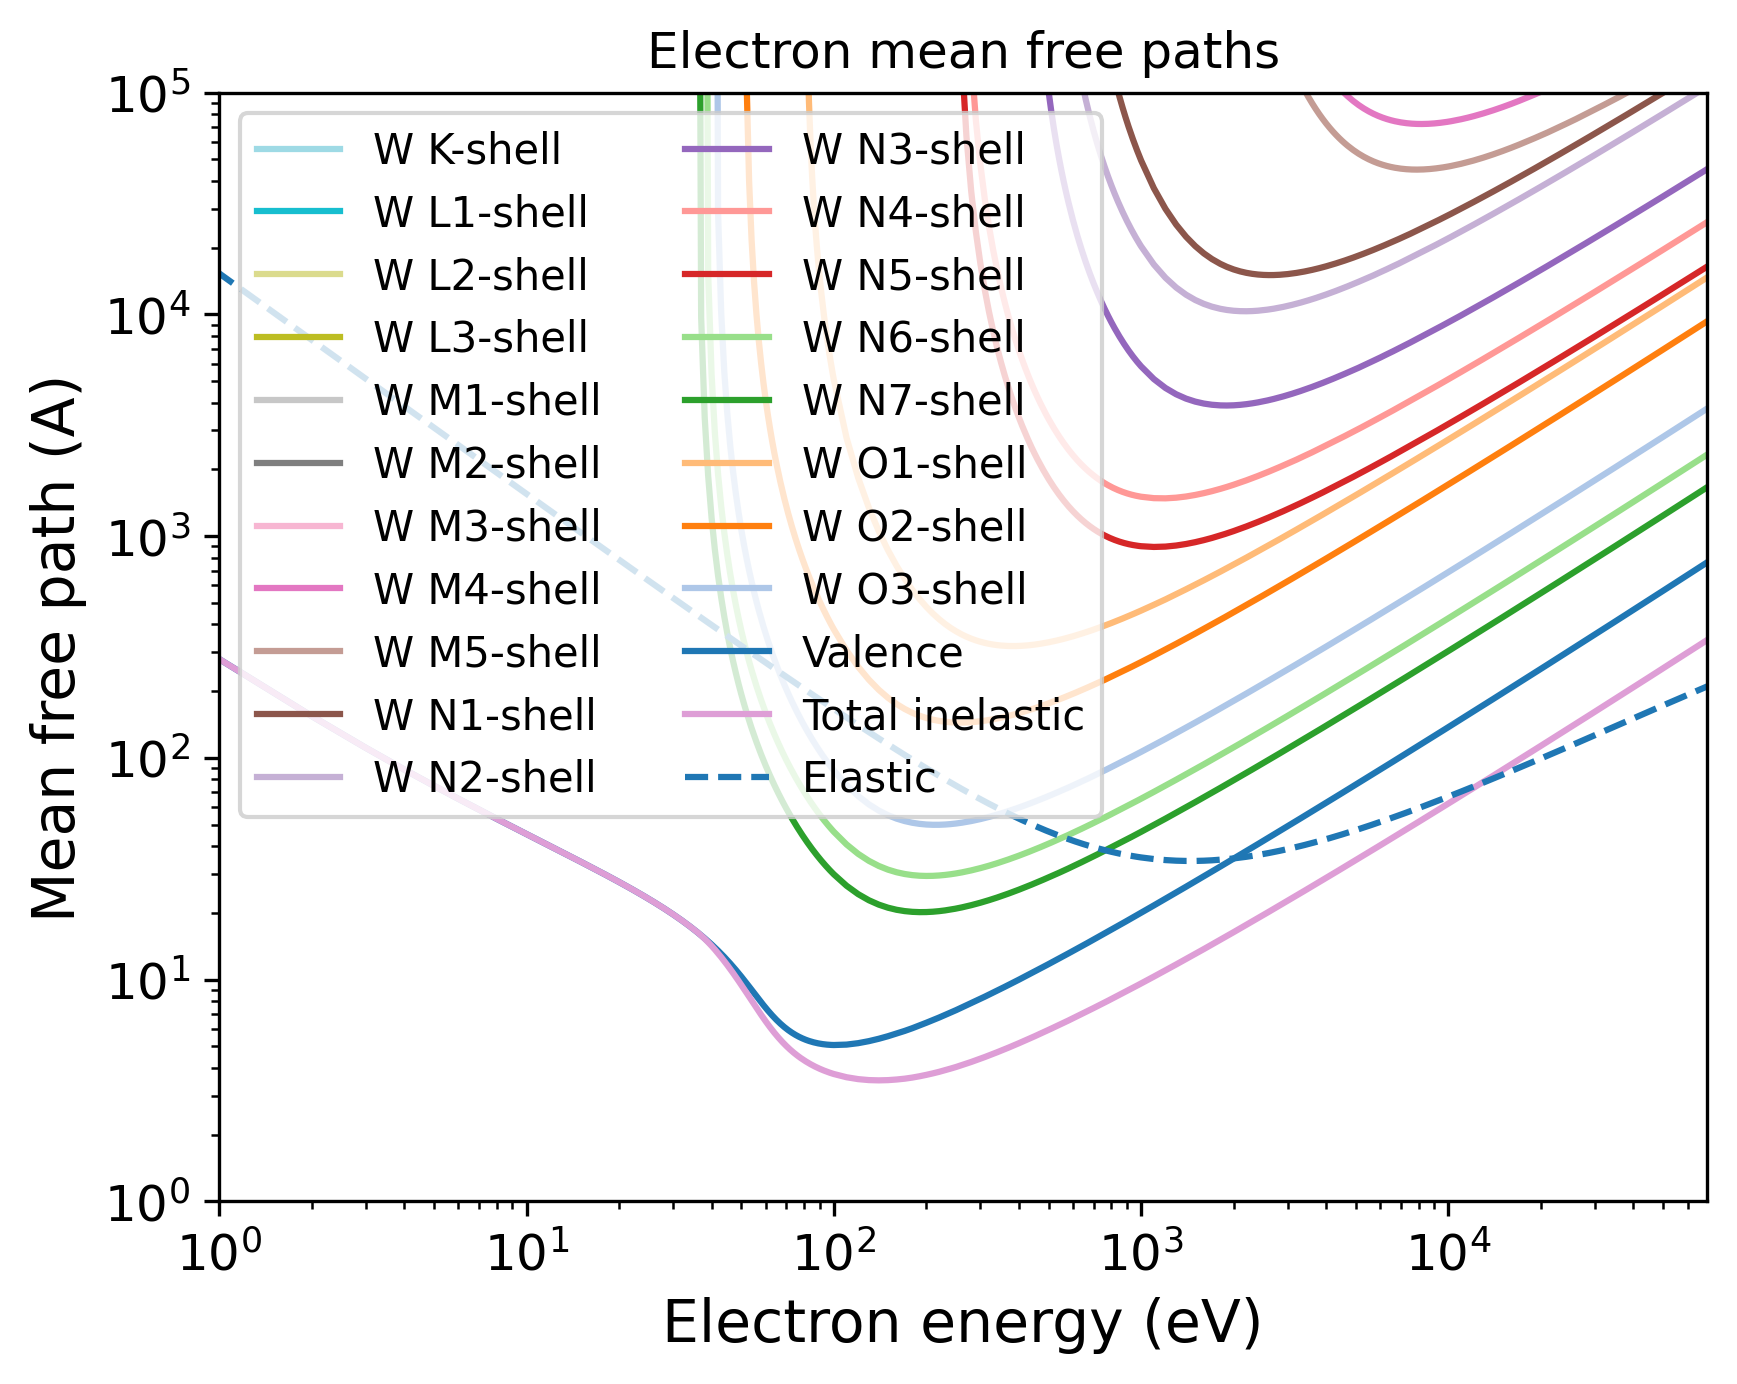

Write Python code to recreate this figure.
import pandas as pd
import numpy as np
import matplotlib.pyplot as plt
import matplotlib.cm as cm
# Set the format:
plt.xlabel("Electron energy (eV)", fontsize=14)
plt.ylabel("Mean free path (A)", fontsize=14)
plt.xticks(fontsize=12)
plt.yticks(fontsize=12)
plt.grid(False)
# Set the axes:
# Read the output file:
df = pd.read_csv(r"OUTPUT_W_Electron_IMFP.dat", sep=r'\s+', header=None, comment="#", skipinitialspace=True)
plt.xscale("log")
plt.yscale("log")
# Prepare the plot:
columns_to_plot = [ 1, 2, 3, 4, 5, 6, 7, 8, 9, 10, 11, 12, 13, 14, 15, 16, 17, 18, 19, 20, 21]
labels = [ "W K-shell", "W L1-shell", "W L2-shell", "W L3-shell", "W M1-shell", "W M2-shell", "W M3-shell", "W M4-shell", "W M5-shell", "W N1-shell", "W N2-shell", "W N3-shell", "W N4-shell", "W N5-shell", "W N6-shell", "W N7-shell", "W O1-shell", "W O2-shell", "W O3-shell", "Valence", "Total inelastic"]
# Create N distinct colors from a colormap
N = len(columns_to_plot)
colors = np.vstack([plt.cm.tab20(np.linspace(1, 0, 20)), plt.cm.tab20b(np.linspace(1, 0, 20))])
# Set line styles:
linestyles = [ "-", "-", "-", "-", "-", "-", "-", "-", "-", "-", "-", "-", "-", "-", "-", "-", "-", "-", "-", "-", "-"]
for i, col in enumerate(columns_to_plot):
    color = colors[i % len(colors)]
    ls    = linestyles[i % len(linestyles)]
    label = labels[i % len(labels)]
    plt.plot(df.iloc[:, 0], df.iloc[:, col],
    color=color,
    label=label,
    linestyle=ls)
# Add a curve from the second file
df2 = pd.read_csv(r"OUTPUT_W_Electron_EMFP.dat", sep=r'\s+', header=None, comment="#", skipinitialspace=True)
columns_to_plot2 = [ 2]
labels2 = [ "Elastic"]
# Create second part of the plot:
for col, label in zip(columns_to_plot2, labels2):
    plt.plot(df2.iloc[:, 0], df2.iloc[:, col], label=label, linestyle="--")
plt.xlim(1.00000000,69529.00100000)
plt.ylim(1.00000000,100000.00000000)
plt.title("Electron mean free paths")
plt.legend(loc="best", fontsize=10, ncol=2)
# Save the plot in this format:
plt.savefig("OUTPUT_MFP_electron.png", dpi=300, bbox_inches="tight")
